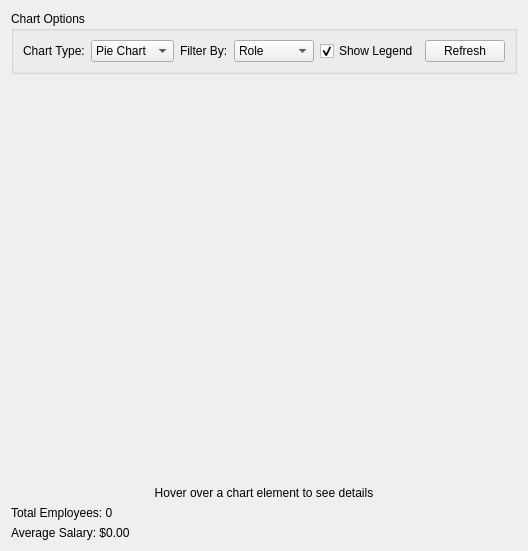
                <widget class="QWidget" name="employeeStatsTab">
                 <attribute name="title">
                  <string>Statistics</string>
                 </attribute>
                 <layout class="QVBoxLayout" name="employeeStatsLayout">
                  <item>
                   <widget class="QGroupBox" name="employeeChartControlsGroupBox">
                    <property name="title">
                     <string>Chart Options</string>
                    </property>
                    <layout class="QHBoxLayout" name="employeeChartControlsLayout">
                     <item>
                      <widget class="QLabel" name="employeeChartTypeLabel">
                       <property name="text">
                        <string>Chart Type:</string>
                       </property>
                      </widget>
                     </item>
                     <item>
                      <widget class="QComboBox" name="employeeChartTypeComboBox">
                       <item>
                        <property name="text">
                         <string>Pie Chart</string>
                        </property>
                       </item>
                       <item>
                        <property name="text">
                         <string>Bar Chart</string>
                        </property>
                       </item>
                      </widget>
                     </item>
                     <item>
                      <widget class="QLabel" name="employeeChartFilterLabel">
                       <property name="text">
                        <string>Filter By:</string>
                       </property>
                      </widget>
                     </item>
                     <item>
                      <widget class="QComboBox" name="employeeChartFilterComboBox">
                       <item>
                        <property name="text">
                         <string>Role</string>
                        </property>
                       </item>
                       <item>
                        <property name="text">
                         <string>Specialty</string>
                        </property>
                       </item>
                      </widget>
                     </item>
                     <item>
                      <widget class="QCheckBox" name="employeeToggleLegendCheckBox">
                       <property name="text">
                        <string>Show Legend</string>
                       </property>
                       <property name="checked">
                        <bool>true</bool>
                       </property>
                      </widget>
                     </item>
                     <item>
                      <widget class="QPushButton" name="employeeChartRefreshButton">
                       <property name="text">
                        <string>Refresh</string>
                       </property>
                      </widget>
                     </item>
                    </layout>
                   </widget>
                  </item>
                  <item>
                   <widget class="QChartView" name="employeeChartView" native="true">
                    <property name="sizePolicy">
                     <sizepolicy hsizetype="Expanding" vsizetype="Expanding">
                      <horstretch>0</horstretch>
                      <verstretch>0</verstretch>
                     </sizepolicy>
                    </property>
                    <property name="minimumSize">
                     <size>
                      <width>0</width>
                      <height>400</height>
                     </size>
                    </property>
                   </widget>
                  </item>
                  <item>
                   <widget class="QLabel" name="employeeHoverDescriptionLabel">
                    <property name="text">
                     <string>Hover over a chart element to see details</string>
                    </property>
                    <property name="alignment">
                     <set>Qt::AlignmentFlag::AlignCenter</set>
                    </property>
                   </widget>
                  </item>
                  <item>
                   <widget class="QLabel" name="employeeTotalCountLabel">
                    <property name="text">
                     <string>Total Employees: 0</string>
                    </property>
                   </widget>
                  </item>
                  <item>
                   <widget class="QLabel" name="employeeAverageSalaryLabel">
                    <property name="text">
                     <string>Average Salary: $0.00</string>
                    </property>
                   </widget>
                  </item>
                 </layout>
                </widget>
